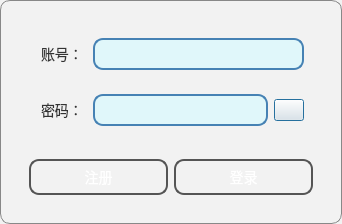
<?xml version="1.0" encoding="UTF-8"?>
<ui version="4.0">
 <class>AdminLogin</class>
 <widget class="QDialog" name="AdminLogin">
  <property name="geometry">
   <rect>
    <x>0</x>
    <y>0</y>
    <width>342</width>
    <height>224</height>
   </rect>
  </property>
  <property name="windowTitle">
   <string>Dialog</string>
  </property>
  <property name="styleSheet">
   <string notr="true">QDialog {
    background-color: #f2f2f2; /* 浅灰色背景 */
    border: 1px solid #888888; /* 深灰色边框，比按钮边框稍暗 */
    border-radius: 10px; /* 与按钮相同的圆角半径 */
    padding: 20px; /* 对话框内边距，根据需要调整 */
    color: #333333; /* 深灰色文字，与背景形成对比 */
    font-size: 14px; /* 与按钮相同的字体大小 */
    box-shadow: 0 4px 8px rgba(0, 0, 0, 0.1); /* 轻微的阴影效果，增加立体感 */
}

QDialog::title-bar {
    subcontrol-origin: margin;
    subcontrol-position: top left;
    padding: 0 5px;
    border-left: 2px solid #555555; /* 与按钮边框相同的灰色 */
    border-top: 2px solid #555555; /* 与按钮边框相同的灰色 */
    border-right: 2px solid #888888; /* 深灰色边框，与对话框边框颜色协调 */
    border-bottom: none;
    background-color: #e0e0e0; /* 标题栏背景色，比对话框背景稍深 */
    color: #333333; /* 标题栏文字颜色，与对话框文字颜色相同 */
    font-size: 16px; /* 标题栏字体大小，比对话框字体稍大 */
    font-weight: bold; /* 标题栏字体加粗 */
}

/* 注意：QDialog::title-bar 的样式可能因 Qt 版本和平台而异，上述样式可能不完全适用 */

/* 如果需要自定义标题栏按钮（如关闭按钮），可以使用 QDialogButtonBox 或其他方法 */</string>
  </property>
  <layout class="QVBoxLayout" name="verticalLayout_3">
   <item>
    <widget class="QWidget" name="widget_5" native="true">
     <layout class="QVBoxLayout" name="verticalLayout_2">
      <item>
       <widget class="QWidget" name="widget_3" native="true">
        <layout class="QVBoxLayout" name="verticalLayout">
         <item>
          <widget class="QWidget" name="widget" native="true">
           <layout class="QHBoxLayout" name="horizontalLayout">
            <item>
             <widget class="QLabel" name="label">
              <property name="styleSheet">
               <string notr="true">QLabel {
    color: #333333; /* 深灰色文字，与对话框和文本输入框的文字颜色相同 */
    font-size: 14px; /* 与按钮、对话框和文本输入框相同的字体大小 */
    font-weight: normal; /* 默认字体粗细，可以根据需要调整 */
    margin: 5px 0; /* 上下外边距，根据需要调整 */
    background-color: transparent; /* 透明背景，不覆盖标签下的内容 */
}

QLabel:disabled {
    color: #888888; /* 禁用时文字颜色变暗，与禁用状态的文本输入框一致 */
}</string>
              </property>
              <property name="text">
               <string>账号：</string>
              </property>
             </widget>
            </item>
            <item>
             <widget class="QLineEdit" name="AdminAccLine">
              <property name="styleSheet">
               <string notr="true">QLineEdit {
    background-color: #e0f7fa; /* 浅天蓝色背景，与蓝色系相符 */
    border: 2px solid #4682b4; /* 边框颜色为深蓝色，保持不变 */
    border-radius: 10px; /* 圆角半径保持不变 */
    padding: 5px; /* 内边距保持不变 */
    color: #000000; /* 文字颜色改为黑色，以确保在浅蓝色背景上可见 */
    font-size: 14px; /* 字体大小保持不变 */
    selection-background-color: #add8e6; /* 选中文字的背景色为浅蓝色，保持不变 */
    selection-color: #000000; /* 选中文字的颜色为黑色，保持不变 */
}

QLineEdit:focus {
    border-color: #87ceeb; /* 聚焦时边框颜色为天蓝色，保持不变 */
    outline: none; /* 移除默认的聚焦边框，保持不变 */
}

QLineEdit:disabled {
    background-color: #d3d3d3; /* 禁用时背景色为更暗的灰色，或者可以选择一个更浅的蓝色调，但这里保持为灰色以区分 */
    color: #888888; /* 禁用时文字颜色为更暗的灰色，以确保在灰色背景上仍然可见，但对比度较低 */
    /* 或者，如果背景足够浅，可以使用：color: #000000; 以确保文字清晰可见 */
}</string>
              </property>
             </widget>
            </item>
           </layout>
          </widget>
         </item>
         <item>
          <widget class="QWidget" name="widget_2" native="true">
           <layout class="QHBoxLayout" name="horizontalLayout_2">
            <item>
             <widget class="QLabel" name="label_2">
              <property name="styleSheet">
               <string notr="true">QLabel {
    color: #333333; /* 深灰色文字，与对话框和文本输入框的文字颜色相同 */
    font-size: 14px; /* 与按钮、对话框和文本输入框相同的字体大小 */
    font-weight: normal; /* 默认字体粗细，可以根据需要调整 */
    margin: 5px 0; /* 上下外边距，根据需要调整 */
    background-color: transparent; /* 透明背景，不覆盖标签下的内容 */
}

QLabel:disabled {
    color: #888888; /* 禁用时文字颜色变暗，与禁用状态的文本输入框一致 */
}</string>
              </property>
              <property name="text">
               <string>密码：</string>
              </property>
             </widget>
            </item>
            <item>
             <widget class="QLineEdit" name="AdminPassLine">
              <property name="styleSheet">
               <string notr="true">QLineEdit {
    background-color: #e0f7fa; /* 浅天蓝色背景，与蓝色系相符 */
    border: 2px solid #4682b4; /* 边框颜色为深蓝色，保持不变 */
    border-radius: 10px; /* 圆角半径保持不变 */
    padding: 5px; /* 内边距保持不变 */
    color: #000000; /* 文字颜色改为黑色，以确保在浅蓝色背景上可见 */
    font-size: 14px; /* 字体大小保持不变 */
    selection-background-color: #add8e6; /* 选中文字的背景色为浅蓝色，保持不变 */
    selection-color: #000000; /* 选中文字的颜色为黑色，保持不变 */
}

QLineEdit:focus {
    border-color: #87ceeb; /* 聚焦时边框颜色为天蓝色，保持不变 */
    outline: none; /* 移除默认的聚焦边框，保持不变 */
}

QLineEdit:disabled {
    background-color: #d3d3d3; /* 禁用时背景色为更暗的灰色，或者可以选择一个更浅的蓝色调，但这里保持为灰色以区分 */
    color: #888888; /* 禁用时文字颜色为更暗的灰色，以确保在灰色背景上仍然可见，但对比度较低 */
    /* 或者，如果背景足够浅，可以使用：color: #000000; 以确保文字清晰可见 */
}</string>
              </property>
              <property name="echoMode">
               <enum>QLineEdit::EchoMode::Password</enum>
              </property>
              <property name="readOnly">
               <bool>false</bool>
              </property>
             </widget>
            </item>
            <item>
             <widget class="QPushButton" name="EyeBtn">
              <property name="maximumSize">
               <size>
                <width>30</width>
                <height>16777215</height>
               </size>
              </property>
              <property name="text">
               <string/>
              </property>
             </widget>
            </item>
           </layout>
          </widget>
         </item>
        </layout>
       </widget>
      </item>
      <item>
       <widget class="QWidget" name="widget_4" native="true">
        <layout class="QHBoxLayout" name="horizontalLayout_3">
         <item>
          <widget class="QPushButton" name="AdminReBtn">
           <property name="styleSheet">
            <string notr="true">QPushButton {
    border: 2px solid #555555; /* 灰色边框保持不变 */
    border-radius: 10px; /* 圆角边框的半径保持不变 */
    background: qlineargradient(x1: 0, y1: 0, x2: 0, y2: 1,
                                stop: 0 #add8e6, stop: 1 #87ceeb); /* 浅蓝色到深蓝色的渐变背景 */
    color: white; /* 白色文字，颜色保持不变 */
    padding: 5px 10px; /* 内边距保持不变 */
    font-size: 14px; /* 字体大小保持不变 */
    cursor: pointer; /* 鼠标悬停时显示为手形，保持不变 */
}

QPushButton:hover {
    background: qlineargradient(x1: 0, y1: 0, x2: 0, y2: 1,
                                stop: 0 #e0ffff, stop: 1 #b3e5fc); /* 鼠标悬停时背景色变为更浅的蓝色 */
}

QPushButton:pressed {
    background: qlineargradient(x1: 0, y1: 0, x2: 0, y2: 1,
                                stop: 0 #87ceeb, stop: 1 #4682b4); /* 按钮按下时背景色变为稍深的蓝色 */
}</string>
           </property>
           <property name="text">
            <string>注册</string>
           </property>
          </widget>
         </item>
         <item>
          <widget class="QPushButton" name="AdminisLoginBtn">
           <property name="styleSheet">
            <string notr="true">QPushButton {
    border: 2px solid #555555; /* 灰色边框保持不变 */
    border-radius: 10px; /* 圆角边框的半径保持不变 */
    background: qlineargradient(x1: 0, y1: 0, x2: 0, y2: 1,
                                stop: 0 #add8e6, stop: 1 #87ceeb); /* 浅蓝色到深蓝色的渐变背景 */
    color: white; /* 白色文字，颜色保持不变 */
    padding: 5px 10px; /* 内边距保持不变 */
    font-size: 14px; /* 字体大小保持不变 */
    cursor: pointer; /* 鼠标悬停时显示为手形，保持不变 */
}

QPushButton:hover {
    background: qlineargradient(x1: 0, y1: 0, x2: 0, y2: 1,
                                stop: 0 #e0ffff, stop: 1 #b3e5fc); /* 鼠标悬停时背景色变为更浅的蓝色 */
}

QPushButton:pressed {
    background: qlineargradient(x1: 0, y1: 0, x2: 0, y2: 1,
                                stop: 0 #87ceeb, stop: 1 #4682b4); /* 按钮按下时背景色变为稍深的蓝色 */
}</string>
           </property>
           <property name="text">
            <string>登录</string>
           </property>
          </widget>
         </item>
        </layout>
       </widget>
      </item>
     </layout>
    </widget>
   </item>
  </layout>
 </widget>
 <resources/>
 <connections/>
</ui>
